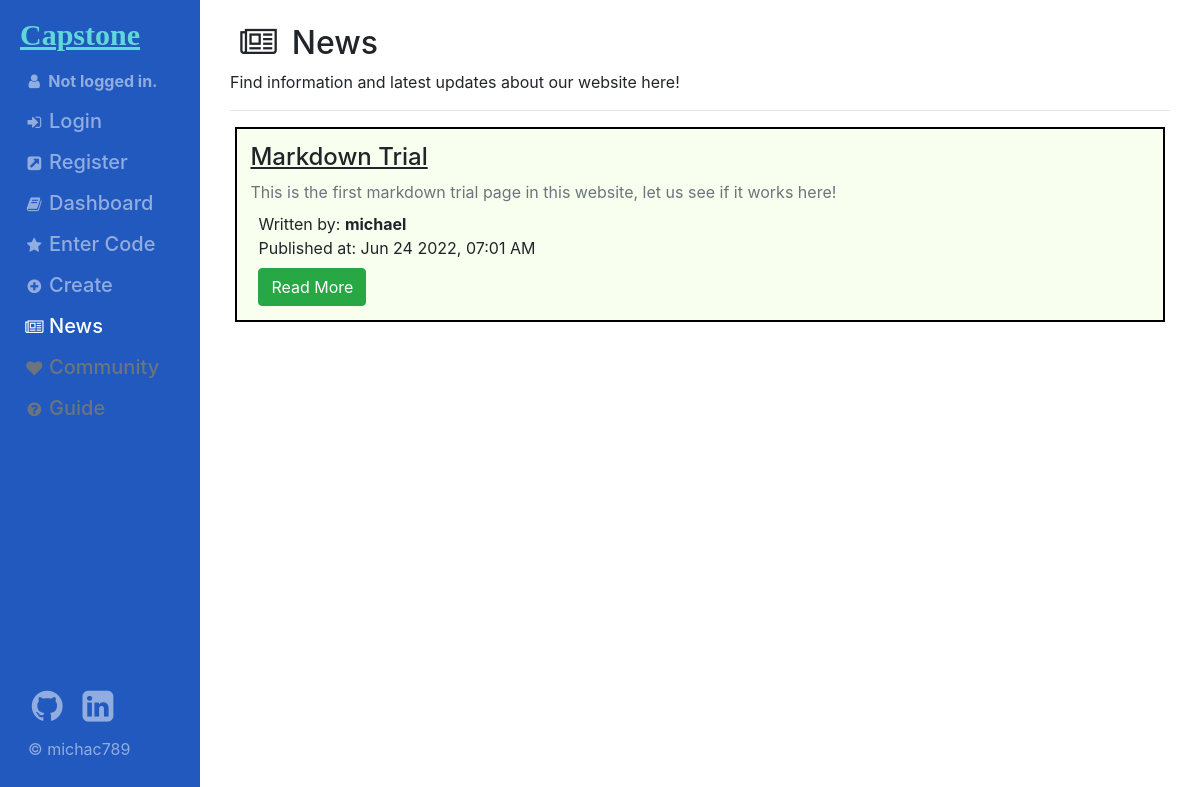
Page /news/ on the committed database.
### news/models.py (models this page shows, shortened)
class Information(models.Model):
    id = models.AutoField(primary_key=True)
    creator = models.ForeignKey(User, on_delete=models.CASCADE)
    title = models.CharField(max_length=64)
    description = models.CharField(max_length=128, default="")
    markdown = NonStrippingTextField()
    time_created = models.DateTimeField(auto_now=True)
    def serialize(self):
        return {
            "id": self.id,
            "creator": self.creator.username,
            "title": self.title,
            "description": self.description,
            "markdown": markdown(self.markdown),
            "time": self.time_created.strftime("%b %d %Y, %I:%M %p"),
        }

### sso/models.py (models this page shows)
class User(AbstractUser):
    TIER = [
        ("T5", "SuspendedUser"),
        ("T4", "User"),
        ("T3", "StarUser"),
        ("T2", "Admin"),
        ("T1", "SuperAdmin"),
    ]
    status = models.CharField(max_length=2, choices=TIER, default="T4")

### news/views.py (the view)
# urls.py: path("", views.index, name="index"),
def index(request):
    return render(request, "news/index.html", {
        "infos": Information.objects.all(),
        "admin": (False if request.user.is_anonymous else
                  request.user.status in ["T1", "T2"]),
        "active": "news",
    })

### news/templates/news/index.html (shortened to what this page needs)
{% extends 'layout/root.html' %}
{% load static %}
{% block script %}
    <link href="{% static 'news/styles.css' %}" rel="stylesheet">
{% endblock script %}
{% block body %}
    <div class="container">
        <section class="h2 pl-2 pt-2">
            <i class="fa fa-newspaper-o fa-fw"></i>
            <span class="p-1">News</span>
        </section>
        <section class="font-weight-normal">
            Find information and latest updates about our website here!
        </section><hr>
        {% for info in infos %}
            <div class="news_div">
                {% include 'news/newsdiv.html' %}
            </div>
        {% endfor %}
    </div>
{% endblock body %}

### news/templates/news/newsdiv.html
<div>
    <section class="h4">
        <u>{{ info.serialize.title }}</u>
    </section>
    <section class="font-weight-normal text-muted pb-2">
        {{ info.serialize.description }}
    </section>
    <section class="ml-2">
        Written by:
        <span class="font-weight-bold">
            {{ info.serialize.creator }}
        </span>
    </section>
    <section class="ml-2 mb-2">
        Published at:
        <span class="font-weight-normal">
            {{ info.serialize.time }}
        </span>
    </section>
    <section class="ml-2">
        <a href="{% url 'news:render' id=info.serialize.id %}">
            <button class="btn btn-success">Read More</button>
        </a>
    </section>
</div>

### news/static/news/styles.css (style rules this page uses)
.news_div { display: grid; grid-template-columns: 100%; grid-gap: 2px; grid-column-gap: 1px; background-color: black; padding: 0.2%; margin: 0.5%; }
.news_div > div { background-color: rgb(248, 255, 239); padding: 1.5%; }

### rows in the picture
Information: serialize "Markdown Trial", serialize.description "This is the first markdown trial page in this website, let us see if it works here!", serialize.creator "michael", serialize.time "Jun 24 2022, 07:01 AM"
